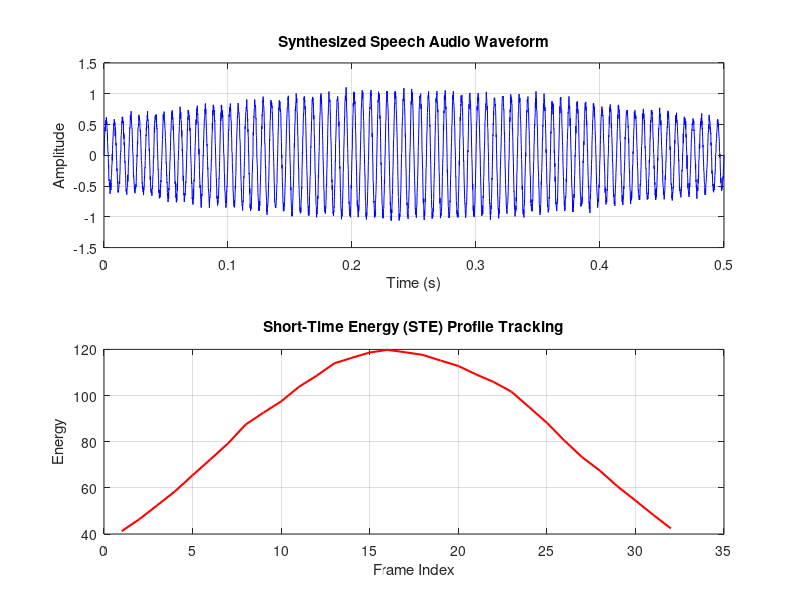

Write the MATLAB code that produced this figure.
clc;
clear;
close all;

% =========================================================
%    EXPERIMENT 22: SPEECH SIGNAL PROCESSING ANALYSIS
% =========================================================

% Simulate a vocal frame speech profile sequence
fs = 8000;
t = 0:1/fs:0.5;
speech = sin(2*pi*150*t) .* exp(-10*(t-0.25).^2) + 0.05*randn(size(t));

% Short-Time Energy Window Processing Frame variables
frame_len = floor(0.03 * fs); % 30 ms frame length
hop_size = floor(0.015 * fs); % 15 ms stride overlap
num_samples = length(speech);

num_frames = floor((num_samples - frame_len) / hop_size) + 1;
ste = zeros(1, num_frames);

for f_idx = 1:num_frames
    start_sample = (f_idx-1) * hop_size + 1;
    end_sample = start_sample + frame_len - 1;
    frame = speech(start_sample:end_sample);
    ste(f_idx) = sum(frame.^2); % Calculate Energy
end

% Visualization
figure('Name', 'Experiment 22: Short-Time Analysis', 'NumberTitle', 'off');
subplot(2,1,1);
plot(t, speech, 'b'); title('Synthesized Speech Audio Waveform');
xlabel('Time (s)'); ylabel('Amplitude'); grid on;

subplot(2,1,2);
plot(1:num_frames, ste, 'r', 'LineWidth', 1.5); title('Short-Time Energy (STE) Profile Tracking');
xlabel('Frame Index'); ylabel('Energy'); grid on;
